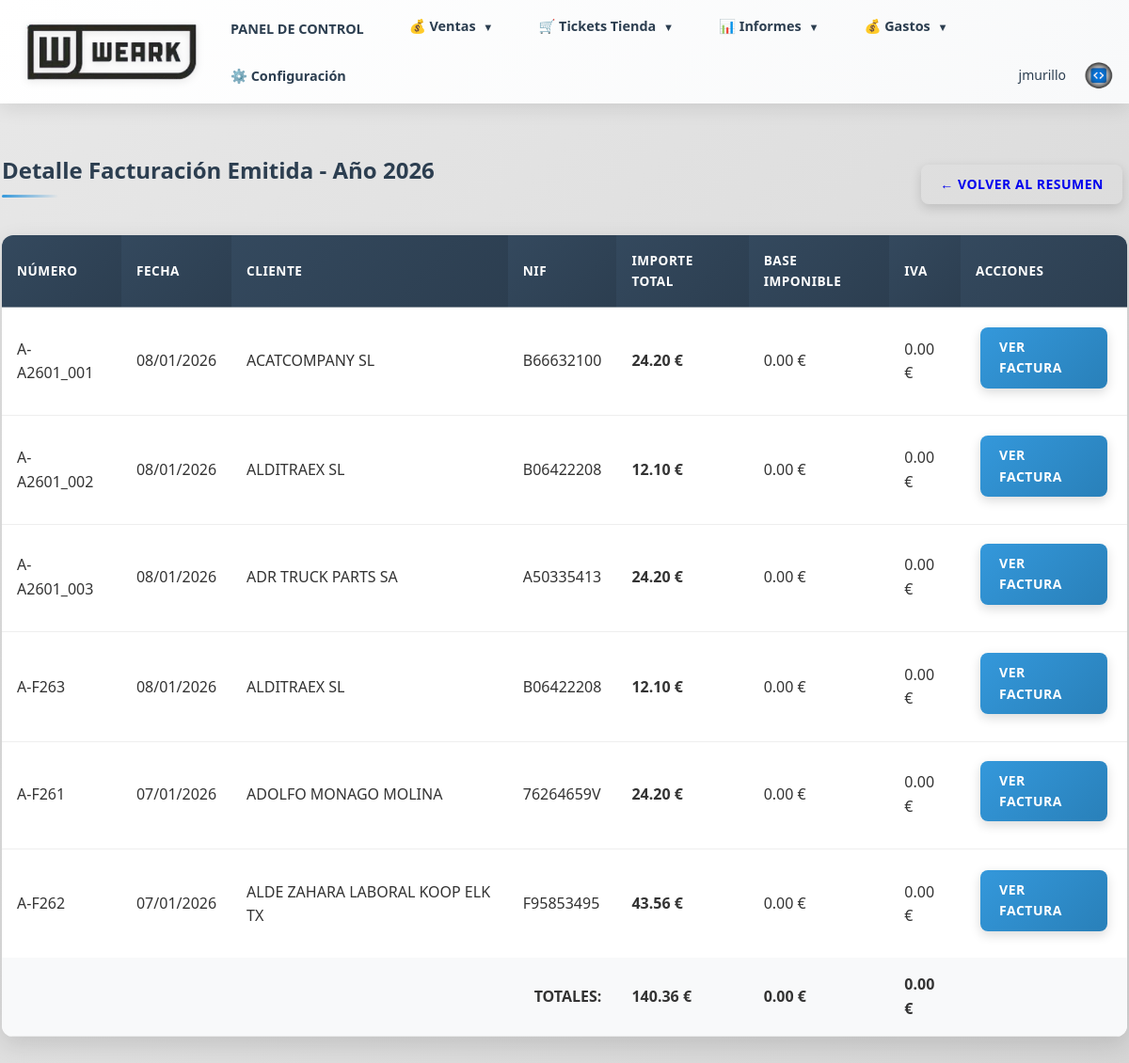
Screenshot of /informes/facturacion-emitida/detalle (signed in) with the database file from the repository.
### models.py (models this page shows, shortened)
class Usuario(db.Model, UserMixin):
    __tablename__ = 'usuarios'
    id = db.Column(db.Integer, primary_key=True)
    usuario = db.Column(db.String(80), nullable=False, unique=True)
    password_hash = db.Column(db.String(255), nullable=False)
    correo = db.Column(db.String(100), nullable=False)
    telefono = db.Column(db.String(50))
    rol = db.Column(db.String(50), nullable=False)  # comercial, administracion, supervisor, usuario
    fecha_creacion = db.Column(db.DateTime, default=datetime.utcnow)
    ultimo_acceso = db.Column(db.DateTime)
    activo = db.Column(db.Boolean, default=True, nullable=False)
    def is_supervisor(self):
        return self.rol == 'supervisor'

class Factura(db.Model):
    __tablename__ = 'facturas'
    id = db.Column(db.Integer, primary_key=True)
    pedido_id = db.Column(db.Integer, db.ForeignKey('pedidos.id'), nullable=True)
    pedido = db.relationship('Pedido', backref='facturas', lazy=True)
    presupuesto_id = db.Column(db.Integer, db.ForeignKey('presupuestos.id'), nullable=True)
    presupuesto = db.relationship('Presupuesto', backref='facturas', lazy=True)
    serie = db.Column(db.String(10), nullable=False, default='A')
    numero = db.Column(db.String(50), nullable=False)
    fecha_expedicion = db.Column(db.Date, nullable=False)
    tipo_factura = db.Column(db.String(10), nullable=False, default='F1')  # F1 = Factura completa
    descripcion = db.Column(db.Text)
    nif = db.Column(db.String(20))
    nombre = db.Column(db.String(200), nullable=False)
    importe_total = db.Column(db.Numeric(10, 2), nullable=False)
    descuento_pronto_pago = db.Column(db.Numeric(5, 2), nullable=False, default=0)  # Porcentaje de descuento por pronto pago (0-100)
    estado = db.Column(db.String(50), nullable=False, default='pendiente')  # pendiente, enviado, confirmado, error
    huella_verifactu = db.Column(db.Text)  # Respuesta de la API Verifactu
    fecha_creacion = db.Column(db.DateTime, default=datetime.utcnow)
    fecha_confirmacion = db.Column(db.DateTime)  # Fecha en que se recibió la huella
    lineas = db.relationship('LineaFactura', backref='factura', lazy=True, cascade='all, delete-orphan')

### routes/informes.py (the view)
@informes_bp.route('/informes/facturacion-emitida/detalle')
@login_required
@not_usuario_required
def facturacion_emitida_detalle():
    tipo_filtro = request.args.get('tipo', 'mes')
    año = request.args.get('año', datetime.now().year, type=int)
    periodo = request.args.get('periodo', None, type=int)
    query = Factura.query.filter(extract('year', Factura.fecha_expedicion) == año)
    if tipo_filtro == 'mes' and periodo:
        query = query.filter(extract('month', Factura.fecha_expedicion) == periodo)
        periodo_label = f"{['', 'Enero', 'Febrero', 'Marzo', 'Abril', 'Mayo', 'Junio', 'Julio', 'Agosto', 'Septiembre', 'Octubre', 'Noviembre', 'Diciembre'][periodo]} {año}"
    elif tipo_filtro == 'trimestre' and periodo:
        mes_inicio = (periodo - 1) * 3 + 1
        mes_fin = periodo * 3
        query = query.filter(extract('month', Factura.fecha_expedicion).between(mes_inicio, mes_fin))
        trimestres = {1: '1T', 2: '2T', 3: '3T', 4: '4T'}
        periodo_label = f"{trimestres.get(periodo, '')} {año}"
    else:
        periodo_label = f"Año {año}"
    facturas = query.order_by(Factura.fecha_expedicion.desc()).all()
    return render_template('informes/detalle_facturacion_emitida.html',
                         facturas=facturas,
                         tipo_filtro=tipo_filtro,
                         año=año,
                         periodo=periodo,
                         periodo_label=periodo_label)

### app.py (called while the page is built)
@login_manager.user_loader
def load_user(user_id):
    from models import Usuario, Cliente
    if user_id.startswith('cliente_'):
        cliente_id = int(user_id.replace('cliente_', ''))
        cliente = Cliente.query.get(cliente_id)
        if cliente and cliente.tiene_acceso_web():
            return cliente
        return None
    else:
        return Usuario.query.get(int(user_id))

### utils/auth.py (called while the page is built)
def not_usuario_required(f):
    @wraps(f)
    def decorated_function(*args, **kwargs):
        if not current_user.is_authenticated:
            flash('Debes iniciar sesión para acceder a esta página', 'error')
            return redirect(url_for('auth.login'))
        if current_user.rol == 'usuario':
            flash('No tienes permisos para acceder a esta página', 'error')
            return redirect(url_for('index.index'))
        return f(*args, **kwargs)
    return decorated_function

### templates/informes/detalle_facturacion_emitida.html (shortened to what this page needs)
{% extends "base.html" %}
{% block content %}
<div class="informes-container">
    <div style="display: flex; justify-content: space-between; align-items: center; margin-bottom: 20px;">
        <h2>Detalle Facturación Emitida - {{ periodo_label }}</h2>
        <a href="{{ url_for('informes.facturacion_emitida', tipo=tipo_filtro, año=año, periodo=periodo) }}" class="btn btn-secondary">← Volver al Resumen</a>
    </div>
    {% if facturas %}
    <div class="table-container">
        <table class="clientes-table">
            <thead>
                <tr>
                    <th>Número</th>
                    <th>Fecha</th>
                    <th>Cliente</th>
                    <th>NIF</th>
                    <th>Importe Total</th>
                    <th>Base Imponible</th>
                    <th>IVA</th>
                    <th>Acciones</th>
                </tr>
            </thead>
            <tbody>
                {% for factura in facturas %}
                <tr>
                    <td>{{ factura.serie }}-{{ factura.numero }}</td>
                    <td>{{ factura.fecha_expedicion.strftime('%d/%m/%Y') if factura.fecha_expedicion else '-' }}</td>
                    <td>{{ factura.nombre }}</td>
                    <td>{{ factura.nif or '-' }}</td>
                    <td><strong>{{ "%.2f"|format(factura.importe_total) }} €</strong></td>
                    <td>
                        {% set tipo_iva = 21.0 %}
                        {% set base_total = 0.0 %}
                        {% for linea in factura.lineas %}
                            {% set importe_con_iva = linea.importe|float %}
                            {% set base_imponible = importe_con_iva / (1.0 + tipo_iva / 100.0) %}
                            {% set base_total = base_total + base_imponible %}
                        {% endfor %}
                        {{ "%.2f"|format(base_total) }} €
                    </td>
                    <td>
                        {% set tipo_iva = 21.0 %}
                        {% set iva_factura = 0.0 %}
                        {% for linea in factura.lineas %}
                            {% set importe_con_iva = linea.importe|float %}
                            {% set base_imponible = importe_con_iva / (1.0 + tipo_iva / 100.0) %}
                            {% set iva_linea = base_imponible * tipo_iva / 100.0 %}
                            {% set iva_factura = iva_factura + iva_linea %}
                        {% endfor %}
                        {{ "%.2f"|format(iva_factura) }} €
                    </td>
                    <td>
                        <a href="{{ url_for('facturacion.imprimir_factura', factura_id=factura.id) }}" class="btn btn-sm btn-primary" target="_blank">Ver Factura</a>
                    </td>
                </tr>
                {% endfor %}
            </tbody>
            <tfoot>
                <tr style="background: #f8f9fa; font-weight: bold;">
                    <td colspan="4" style="text-align: right;">TOTALES:</td>
                    <td>
                        {% set total_facturacion = facturas|sum(attribute='importe_total') %}
                        {{ "%.2f"|format(total_facturacion) }} €
                    </td>
                    <td>
                        {% set tipo_iva = 21.0 %}
                        {% set total_base = 0.0 %}
                        {% for factura in facturas %}
                            {% for linea in factura.lineas %}
                                {% set importe_con_iva = linea.importe|float %}
                                {% set base_imponible = importe_con_iva / (1.0 + tipo_iva / 100.0) %}
                                {% set total_base = total_base + base_imponible %}
                            {% endfor %}
                        {% endfor %}
                        {{ "%.2f"|format(total_base) }} €
                    </td>
                    <td>
                        {% set tipo_iva = 21.0 %}
                        {% set total_iva = 0.0 %}
                        {% for factura in facturas %}
                            {% for linea in factura.lineas %}
                                {% set importe_con_iva = linea.importe|float %}
                                {% set base_imponible = importe_con_iva / (1.0 + tipo_iva / 100.0) %}
                                {% set iva_linea = base_imponible * tipo_iva / 100.0 %}
                                {% set total_iva = total_iva + iva_linea %}
                            {% endfor %}
                        {% endfor %}
                        {{ "%.2f"|format(total_iva) }} €
                    </td>
                    <td></td>
                </tr>
            </tfoot>
        </table>
    </div>
    {% else %}
    <div class="no-data">
        <p>No hay facturas para el período seleccionado.</p>
    </div>
    {% endif %}
</div>
{% endblock %}

### templates/base.html (shortened to what this page needs)
<!DOCTYPE html>
<html lang="es">
<head>
    <link rel="stylesheet" href="{{ url_for('static', filename='css/style.css') }}">
</head>
<body>
    <header>
        <div class="container header-wrapper">
            <a href="{{ url_for('index.index') }}" style="text-decoration: none; display: flex; align-items: center;">
                <img src="{{ url_for('static', filename='logo_base.png') }}" alt="Logo" class="header-logo">
            </a>
            <nav id="mainNav">
                {% if current_user.is_authenticated %}
                    <a href="{{ url_for('index.index') }}">PANEL DE CONTROL</a>
                    {% if current_user.rol == 'usuario' %}
                        <a href="{{ url_for('solicitudes.listado_solicitudes') }}">SOLICITUDES</a>
                    {% else %}
                        <div class="dropdown">
                            <a href="#" class="dropdown-toggle">💰 Ventas <span class="dropdown-arrow">▼</span></a>
                        </div>
                        <div class="dropdown">
                            <a href="#" class="dropdown-toggle">🛒 Tickets Tienda <span class="dropdown-arrow">▼</span></a>
                        </div>
                        <div class="dropdown">
                            <a href="#" class="dropdown-toggle">📊 Informes <span class="dropdown-arrow">▼</span></a>
                        </div>
                        <div class="dropdown">
                            <a href="#" class="dropdown-toggle">💰 Gastos <span class="dropdown-arrow">▼</span></a>
                        </div>
                        {% if current_user.is_supervisor() %}
                            <a href="{{ url_for('configuracion.index') }}">⚙️ Configuración</a>
                        {% endif %}
                    {% endif %}
                    <div class="user-menu">
                        <span class="user-name">{{ current_user.usuario }}</span>
                        <a href="{{ url_for('auth.logout') }}" class="logout-btn-circle" title="Cerrar Sesión">
                            <img src="{{ url_for('static', filename='logo_jm.png') }}" alt="Cerrar Sesión" style="width: 100%; height: 100%; object-fit: contain;">
                        </a>
                    </div>
                {% endif %}
            </nav>
        </div>
    </header>
    <div class="container">
        {% block content %}{% endblock %}
    </div>
</body>
</html>

### static/css/style.css (style rules this page uses)
* { margin: 0; padding: 0; box-sizing: border-box; }
body { font-family: 'Segoe UI', Tahoma, Geneva, Verdana, sans-serif; background: linear-gradient(135deg, #e8e8e8 0%, #d5d5d5 100%); background-attachment: fixed; color: #333; line-height: 1.6; animation: fadeIn 0.5s ease-in; }
.container { max-width: 1200px; margin: 0 auto; padding: 20px 2px; animation: slideUp 0.6s ease-out; }
header { background: linear-gradient(135deg, #ffffff 0%, #f8f9fa 100%); color: #2c3e50; padding: 0.6rem 0; margin-bottom: 2rem; box-shadow: 0 4px 20px rgba(0,0,0,0.1); position: sticky; top: 0; z-index: 1000; backdrop-filter: blur(10px); animation: slideDown 0.5s ease-out; }
.header-wrapper { display: flex; align-items: center; justify-content: space-between; gap: 20px; padding: 0 2px; position: relative; }
header .container { max-width: 100%; padding: 0; }
.user-menu { display: flex; align-items: center; gap: 15px; margin-left: auto; }
.user-name { color: #2c3e50; font-weight: 500; font-size: 14px; }
.logout-btn-circle { display: flex; align-items: center; justify-content: center; width: 40px; height: 40px; background: transparent; text-decoration: none; border-radius: 4px; transition: all 0.3s; overflow: hidden; padding: 4px; box-sizing: border-box; }
.logout-btn-circle img { width: 100%; height: 100%; object-fit: contain; transition: all 0.3s; }
.header-logo { height: 65px; width: auto; object-fit: contain; transition: transform 0.3s ease; filter: drop-shadow(0 2px 4px rgba(0,0,0,0.1)); flex-shrink: 0; cursor: pointer; }
nav { display: flex; align-items: center; gap: 8px; flex-wrap: wrap; background: transparent; padding: 0; border: none; backdrop-filter: none; }
nav a { color: #2c3e50; text-decoration: none; margin-right: 12px; padding: 6px 14px; border-radius: 8px; transition: all 0.3s cubic-bezier(0.4, 0, 0.2, 1); font-weight: 600; position: relative; overflow: hidden; display: inline-block; font-size: 0.9rem; }
.dropdown { position: relative; display: inline-block; }
.dropdown-toggle { cursor: pointer; }
.dropdown-arrow { font-size: 0.7rem; margin-left: 4px; transition: transform 0.3s ease; }
nav a::before { content: ''; position: absolute; top: 50%; left: 50%; width: 0; height: 0; border-radius: 50%; background: rgba(44, 62, 80, 0.1); transform: translate(-50%, -50%); transition: width 0.6s, height 0.6s; }
table { width: 100%; border-collapse: separate; border-spacing: 0; background-color: white; box-shadow: 0 8px 24px rgba(0,0,0,0.12); margin-bottom: 30px; border-radius: 12px; overflow: hidden; animation: fadeInUp 0.6s ease-out; }
table th, table td { padding: 16px; text-align: left; border-bottom: 1px solid rgba(221, 221, 221, 0.5); transition: background-color 0.2s ease; }
table th { background: linear-gradient(135deg, #34495e 0%, #2c3e50 100%); color: white; font-weight: 700; text-transform: uppercase; font-size: 0.85rem; letter-spacing: 0.5px; position: sticky; top: 0; z-index: 10; }
table tbody tr { transition: all 0.3s ease; cursor: pointer; }
table tbody tr:last-child td { border-bottom: none; }
.btn { display: inline-block; padding: 10px 20px; margin: 5px; text-decoration: none; border-radius: 8px; border: none; cursor: pointer; font-size: 14px; font-weight: 600; transition: all 0.3s cubic-bezier(0.4, 0, 0.2, 1); position: relative; overflow: hidden; box-shadow: 0 4px 12px rgba(0,0,0,0.15); text-transform: uppercase; letter-spacing: 0.5px; }
.btn::before { content: ''; position: absolute; top: 50%; left: 50%; width: 0; height: 0; border-radius: 50%; background: rgba(255, 255, 255, 0.3); transform: translate(-50%, -50%); transition: width 0.6s, height 0.6s; }
.btn-primary { background: linear-gradient(135deg, #3498db 0%, #2980b9 100%); color: white; }
h2, h3 { color: #2c3e50; margin-bottom: 20px; position: relative; padding-bottom: 10px; animation: fadeInLeft 0.6s ease-out; }
h2::after, h3::after { content: ''; position: absolute; bottom: 0; left: 0; width: 60px; height: 3px; background: linear-gradient(90deg, #3498db, transparent); border-radius: 2px; }
table tbody tr { animation: fadeInRow 0.5s ease-out; animation-fill-mode: both; }
table tbody tr:nth-child(1) { animation-delay: 0.1s; }
table tbody tr:nth-child(2) { animation-delay: 0.2s; }
table tbody tr:nth-child(3) { animation-delay: 0.3s; }
table tbody tr:nth-child(4) { animation-delay: 0.4s; }
table tbody tr:nth-child(5) { animation-delay: 0.5s; }
table tbody tr:nth-child(n+6) { animation-delay: 0.6s; }

### rows the page displays
Usuario: usuario "jmurillo"
Factura: serie "A", numero "A2601_001", fecha_expedicion "08/01/2026", nombre "ACATCOMPANY SL", nif "B66632100", importe_total "24.20", descuento_pronto_pago "0.00"
Factura: serie "A", numero "A2601_002", fecha_expedicion "08/01/2026", nombre "ALDITRAEX SL", nif "B06422208", importe_total "12.10", descuento_pronto_pago "0.00"
Factura: serie "A", numero "A2601_003", fecha_expedicion "08/01/2026", nombre "ADR TRUCK PARTS SA", nif "A50335413", importe_total "24.20", descuento_pronto_pago "0.00"
Factura: serie "A", numero "F263", fecha_expedicion "08/01/2026", nombre "ALDITRAEX SL", nif "B06422208", importe_total "12.10", descuento_pronto_pago "0.00"
Factura: serie "A", numero "F261", fecha_expedicion "07/01/2026", nombre "ADOLFO MONAGO MOLINA", nif "76264659V", importe_total "24.20", descuento_pronto_pago "0.00"
Factura: serie "A", numero "F262", fecha_expedicion "07/01/2026", nombre "ALDE ZAHARA LABORAL KOOP ELK TX", nif "F95853495", importe_total "43.56", descuento_pronto_pago "0.00"

### other values shown
{{ periodo_label }} "Año 2026"
{{ "%.2f"|format(total_facturacion) }} "140.36"
{{ "%.2f"|format(total_base) }} "0.00"
{{ "%.2f"|format(total_iva) }} "0.00"
